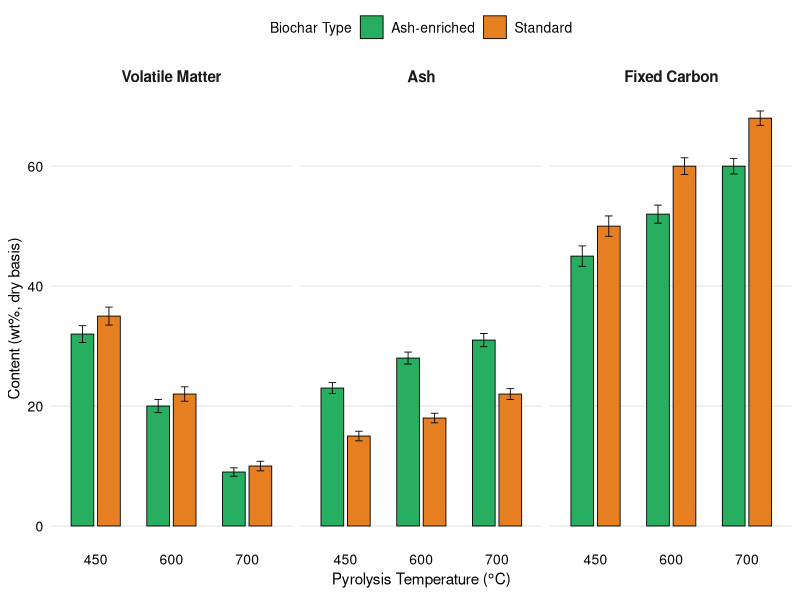
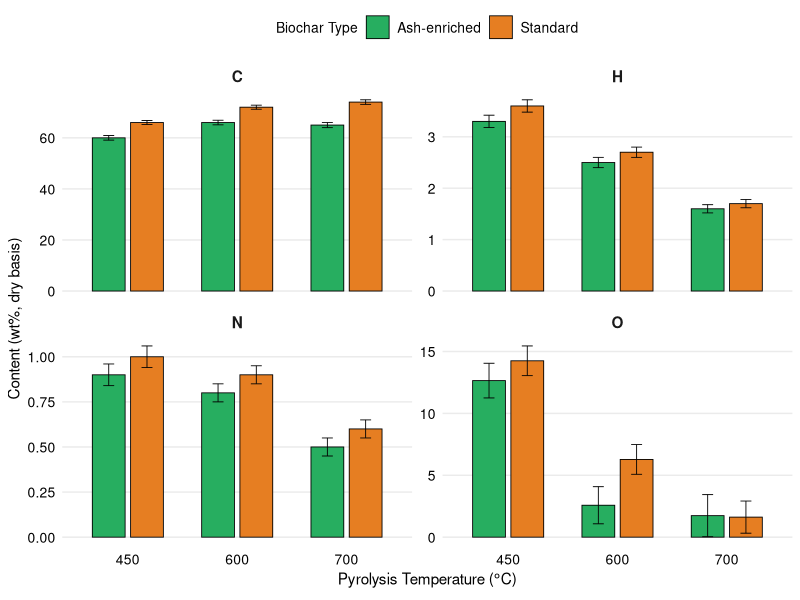
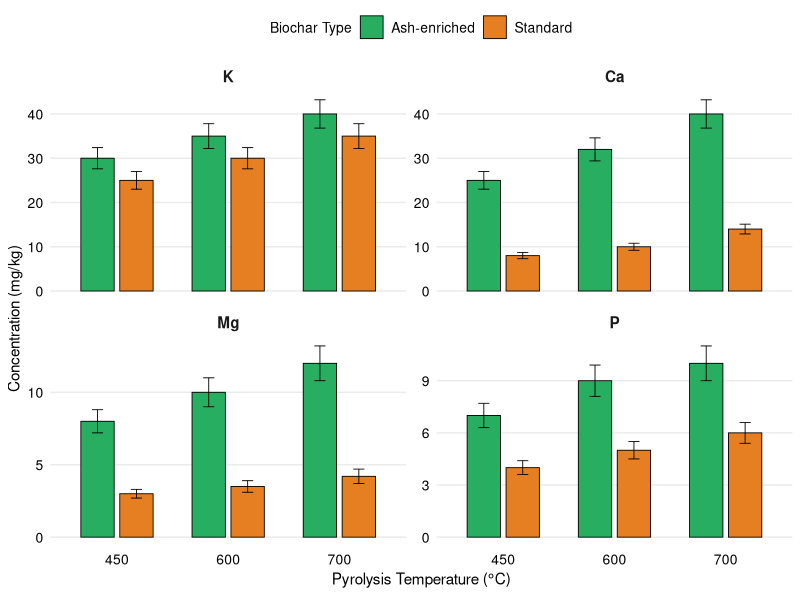
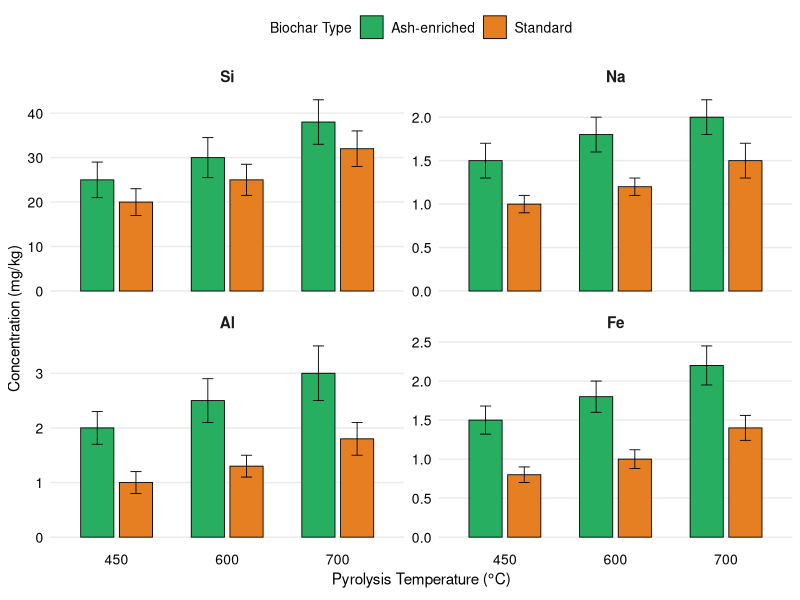
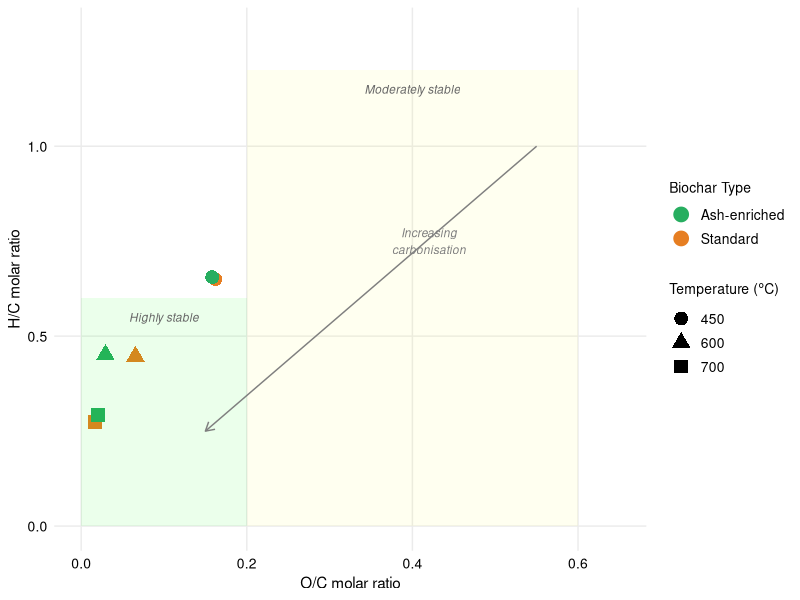

Source code (R) for these figures, in order:
#Biochar Characteristion Figures

library(ggplot2)
library(dplyr)
library(tidyr)

#CHARACTERISATION DATA
#Proximate Analysis
proximate <- data.frame(
  Temperature = rep(c("450", "600", "700"), each = 2),
  Biochar_Type = rep(c("Standard", "Ash-enriched"), 3),
  VM      = c(35.0, 32.0, 22.0, 20.0, 10.0, 9.0),
  VM_sd   = c(1.5, 1.4, 1.2, 1.1, 0.8, 0.7),
  Ash     = c(15.0, 23.0, 18.0, 28.0, 22.0, 31.0),
  Ash_sd  = c(0.8, 0.9, 0.8, 1.0, 0.9, 1.1),
  FC      = c(50.0, 45.0, 60.0, 52.0, 68.0, 60.0),
  FC_sd   = c(1.7, 1.7, 1.4, 1.5, 1.2, 1.3)
)

proximate$Temperature <- factor(proximate$Temperature,
                                levels = c("450", "600", "700"))


#Elemental Analysis
elemental <- data.frame(
  Temperature = rep(c("450", "600", "700"), each = 2),
  Biochar_Type = rep(c("Standard", "Ash-enriched"), 3),
  C       = c(66.0, 60.0, 72.0, 66.0, 74.0, 65.0),
  C_sd    = c(0.8, 0.9, 0.8, 0.9, 0.9, 1.0),
  H       = c(3.60, 3.30, 2.70, 2.50, 1.70, 1.60),
  H_sd    = c(0.12, 0.12, 0.10, 0.10, 0.08, 0.08),
  N       = c(1.00, 0.90, 0.90, 0.80, 0.60, 0.50),
  N_sd    = c(0.06, 0.06, 0.05, 0.05, 0.05, 0.05),
  O       = c(14.25, 12.65, 6.28, 2.58, 1.62, 1.74),
  O_sd    = c(1.2, 1.4, 1.2, 1.5, 1.3, 1.7)
)

elemental$Temperature <- factor(elemental$Temperature,
                                levels = c("450", "600", "700"))
biochar_colours <- c("Standard" = "#E67E22",        # orange
                     "Ash-enriched" = "#27AE60")     # green
dissertation_theme <- theme_minimal() +
  theme(
    text = element_text(size = 11),
    axis.title = element_text(size = 11),
    axis.text = element_text(size = 10, colour = "black"),
    legend.title = element_text(size = 10),
    legend.text = element_text(size = 10),
    legend.position = "top",
    panel.grid.major.x = element_blank(),
    panel.grid.minor = element_blank(),
    strip.text = element_text(size = 11, face = "bold")
  )

#FIGURE 1: PROXIMATE ANALYSIS GROUPED BAR CHART

prox_long <- proximate %>%
  pivot_longer(
    cols = c(VM, Ash, FC),
    names_to = "Component",
    values_to = "Value"
  )
#atching SD values
prox_sd <- proximate %>%
  pivot_longer(
    cols = c(VM_sd, Ash_sd, FC_sd),
    names_to = "Component_sd",
    values_to = "SD"
  ) %>%
  mutate(Component = gsub("_sd", "", Component_sd))
# Combine
prox_plot <- prox_long %>%
  left_join(
    prox_sd %>% select(Temperature, Biochar_Type, Component, SD),
    by = c("Temperature", "Biochar_Type", "Component")
  )

# Set component order
prox_plot$Component <- factor(prox_plot$Component,
                              levels = c("VM", "Ash", "FC"),
                              labels = c("Volatile Matter", "Ash", "Fixed Carbon"))

# Create the plot
fig1 <- ggplot(prox_plot, aes(x = Temperature, y = Value,
                              fill = Biochar_Type)) +
  geom_bar(stat = "identity", position = position_dodge(0.7),
           width = 0.6, colour = "black", linewidth = 0.3) +
  geom_errorbar(aes(ymin = Value - SD, ymax = Value + SD),
                position = position_dodge(0.7), width = 0.2, linewidth = 0.3) +
  facet_wrap(~ Component) +
  scale_fill_manual(values = biochar_colours, name = "Biochar Type") +
  labs(
    x = expression("Pyrolysis Temperature ("*degree*"C)"),
    y = "Content (wt%, dry basis)"
  ) +
  dissertation_theme

##PRINT 

print(fig1)



#FIGURE 2: ELEMENTAL ANALYSIS GROUPED BAR CHART
elem_long <- elemental %>%
  pivot_longer(
    cols = c(C, H, N, O),
    names_to = "Element",
    values_to = "Value"
  )
elem_sd <- elemental %>%
  pivot_longer(
    cols = c(C_sd, H_sd, N_sd, O_sd),
    names_to = "Element_sd",
    values_to = "SD"
  ) %>%
  mutate(Element = gsub("_sd", "", Element_sd))

elem_plot <- elem_long %>%
  left_join(
    elem_sd %>% select(Temperature, Biochar_Type, Element, SD),
    by = c("Temperature", "Biochar_Type", "Element")
  )

elem_plot$Element <- factor(elem_plot$Element,
                            levels = c("C", "H", "N", "O"))

fig2 <- ggplot(elem_plot, aes(x = Temperature, y = Value,
                              fill = Biochar_Type)) +
  geom_bar(stat = "identity", position = position_dodge(0.7),
           width = 0.6, colour = "black", linewidth = 0.3) +
  geom_errorbar(aes(ymin = Value - SD, ymax = Value + SD),
                position = position_dodge(0.7), width = 0.2, linewidth = 0.3) +
  facet_wrap(~ Element, scales = "free_y") +
  scale_fill_manual(values = biochar_colours, name = "Biochar Type") +
  labs(
    x = expression("Pyrolysis Temperature ("*degree*"C)"),
    y = "Content (wt%, dry basis)"
  ) +
  dissertation_theme

print(fig2)



# --- 2c. ICP-OES Data
# 1 corrected to 6 
icp <- data.frame(
  Temperature = rep(c("450", "600", "700"), each = 2),
  Biochar_Type = rep(c("Standard", "Ash-enriched"), 3),
  K       = c(25.0, 30.0, 30.0, 35.0, 35.0, 40.0),
  K_sd    = c(2.0, 2.4, 2.4, 2.8, 2.8, 3.2),
  Ca      = c(8.0, 25.0, 10.0, 32.0, 14.0, 40.0),
  Ca_sd   = c(0.7, 2.0, 0.8, 2.6, 1.1, 3.2),
  Mg      = c(3.0, 8.0, 3.5, 10.0, 4.2, 12.0),
  Mg_sd   = c(0.3, 0.8, 0.4, 1.0, 0.5, 1.2),
  P       = c(4.0, 7.0, 5.0, 9.0, 6.0, 10.0),
  P_sd    = c(0.4, 0.7, 0.5, 0.9, 0.6, 1.0)
)

icp$Temperature <- factor(icp$Temperature,
                          levels = c("450", "600", "700"))
icp_long <- icp %>%
  pivot_longer(
    cols = c(K, Ca, Mg, P),
    names_to = "Element",
    values_to = "Value"
  )
icp_sd_long <- icp %>%
  pivot_longer(
    cols = c(K_sd, Ca_sd, Mg_sd, P_sd),
    names_to = "Element_sd",
    values_to = "SD"
  ) %>%
  mutate(Element = gsub("_sd", "", Element_sd))

icp_plot <- icp_long %>%
  left_join(
    icp_sd_long %>% select(Temperature, Biochar_Type, Element, SD),
    by = c("Temperature", "Biochar_Type", "Element")
  )

icp_plot$Element <- factor(icp_plot$Element,
                           levels = c("K", "Ca", "Mg", "P"))

fig3 <- ggplot(icp_plot, aes(x = Temperature, y = Value,
                             fill = Biochar_Type)) +
  geom_bar(stat = "identity", position = position_dodge(0.7),
           width = 0.6, colour = "black", linewidth = 0.3) +
  geom_errorbar(aes(ymin = Value - SD, ymax = Value + SD),
                position = position_dodge(0.7), width = 0.2, linewidth = 0.3) +
  facet_wrap(~ Element, scales = "free_y") +
  scale_fill_manual(values = biochar_colours, name = "Biochar Type") +
  labs(
    x = expression("Pyrolysis Temperature ("*degree*"C)"),
    y = "Concentration (mg/kg)"
  ) +
  dissertation_theme

print(fig3)

#FIGURE: ICP-OES — Na, Si, Al, Fe 



# Reuse your colour scheme and theme
biochar_colours <- c("Standard" = "#E67E22",
                     "Ash-enriched" = "#27AE60")

dissertation_theme <- theme_minimal() +
  theme(
    text = element_text(size = 11),
    axis.title = element_text(size = 11),
    axis.text = element_text(size = 10, colour = "black"),
    legend.title = element_text(size = 10),
    legend.text = element_text(size = 10),
    legend.position = "top",
    panel.grid.major.x = element_blank(),
    panel.grid.minor = element_blank(),
    strip.text = element_text(size = 11, face = "bold")
  )

icp_other <- data.frame(
  Temperature  = rep(c("450", "600", "700"), each = 2),
  Biochar_Type = rep(c("Standard", "Ash-enriched"), 3),
  Na      = c(1.0, 1.5, 1.2, 1.8, 1.5, 2.0),
  Na_sd   = c(0.1, 0.2, 0.1, 0.2, 0.2, 0.2),
  Si      = c(20.0, 25.0, 25.0, 30.0, 32.0, 38.0),
  Si_sd   = c(3.0, 4.0, 3.5, 4.5, 4.0, 5.0),
  Al      = c(1.0, 2.0, 1.3, 2.5, 1.8, 3.0),
  Al_sd   = c(0.2, 0.3, 0.2, 0.4, 0.3, 0.5),
  Fe      = c(0.80, 1.50, 1.00, 1.80, 1.40, 2.20),
  Fe_sd   = c(0.10, 0.18, 0.12, 0.20, 0.16, 0.25)
)

icp_other$Temperature <- factor(icp_other$Temperature,
                                levels = c("450", "600", "700"))

# Pivot values to long format
icp_other_long <- icp_other %>%
  pivot_longer(
    cols = c(Na, Si, Al, Fe),
    names_to = "Element",
    values_to = "Value"
  )


icp_other_sd <- icp_other %>%
  pivot_longer(
    cols = c(Na_sd, Si_sd, Al_sd, Fe_sd),
    names_to = "Element_sd",
    values_to = "SD"
  ) %>%
  mutate(Element = gsub("_sd", "", Element_sd))

# Join values and SDs
icp_other_plot <- icp_other_long %>%
  left_join(
    icp_other_sd %>% select(Temperature, Biochar_Type, Element, SD),
    by = c("Temperature", "Biochar_Type", "Element")
  )

# Set element order
icp_other_plot$Element <- factor(icp_other_plot$Element,
                                 levels = c("Si", "Na", "Al", "Fe"))

# Plot
fig_icp_other <- ggplot(icp_other_plot,
                        aes(x = Temperature, y = Value,
                            fill = Biochar_Type)) +
  geom_bar(stat = "identity", position = position_dodge(0.7),
           width = 0.6, colour = "black", linewidth = 0.3) +
  geom_errorbar(aes(ymin = Value - SD, ymax = Value + SD),
                position = position_dodge(0.7), width = 0.2,
                linewidth = 0.3) +
  facet_wrap(~ Element, scales = "free_y") +
  scale_fill_manual(values = biochar_colours, name = "Biochar Type") +
  labs(
    x = expression("Pyrolysis Temperature ("*degree*"C)"),
    y = "Concentration (mg/kg)"
  ) +
  dissertation_theme

print(fig_icp_other)




#ELEMENTAL DATA AND CALCULATE RATIOS
# Atomic masses
mass_C <- 12.011
mass_H <- 1.008
mass_O <- 15.999

# elemental analysis data (wt%, dry basis)
ratios <- data.frame(
  Temperature  = c("450", "600", "700", "450", "600", "700"),
  Biochar_Type = c("Standard", "Standard", "Standard",
                   "Ash-enriched", "Ash-enriched", "Ash-enriched"),
  C_wt = c(66.0, 72.0, 74.0, 60.0, 66.0, 65.0),
  H_wt = c(3.60, 2.70, 1.70, 3.30, 2.50, 1.60),
  O_wt = c(14.25, 6.28, 1.62, 12.65, 2.58, 1.74)
)
#wt% to moles
# Divide each elements wt% by its atomic mass
#number of moles per 100g of biochar
ratios$C_mol <- ratios$C_wt / mass_C
ratios$H_mol <- ratios$H_wt / mass_H
ratios$O_mol <- ratios$O_wt / mass_O

#molar ratios
ratios$HC_ratio <- ratios$H_mol / ratios$C_mol
ratios$OC_ratio <- ratios$O_mol / ratios$C_mol

#results
ratios %>%
  select(Temperature, Biochar_Type, HC_ratio, OC_ratio) %>%
  mutate(
    HC_ratio = round(HC_ratio, 3),
    OC_ratio = round(OC_ratio, 3)
  )

#H/C decreasing with temperature (less hydrogen = more aromatic)
#O/C decreasing with temperature (less oxygen = fewer functional groups)
#Ash-enriched biochars may have slightly different ratios due to
#lower C content (diluted by ash)


# PART 3: VAN KREVELEN DIAGRAM

# The position on the diagram tells the degree of carbonisation.
# elemental analysis — it show biochar chemistry.

# Set up colours (matching your other figures)
biochar_colours <- c("Standard" = "#E67E22",        # orange
                     "Ash-enriched" = "#27AE60")     # green

#Set up shapes
temp_shapes <- c("450" = 16,    # filled circle
                 "600" = 17,    # filled triangle
                 "700" = 15)    # filled square

ratios$Temperature <- factor(ratios$Temperature,
                             levels = c("450", "600", "700"))

fig_vk <- ggplot(ratios, aes(x = OC_ratio, y = HC_ratio,
                             colour = Biochar_Type,
                             shape = Temperature)) +
  geom_point(size = 4, stroke = 1) +
  scale_colour_manual(values = biochar_colours, name = "Biochar Type") +
  scale_shape_manual(values = temp_shapes,
                     name = expression("Temperature ("*degree*"C)")) +
  
  # Add reference zones (commonly shown on Van Krevelen diagrams)
  # These indicate the stability thresholds from Spokas (2010)
  annotate("rect", xmin = 0, xmax = 0.2, ymin = 0, ymax = 0.6,
           fill = "green", alpha = 0.08) +
  annotate("text", x = 0.10, y = 0.55, label = "Highly stable",
           size = 3, colour = "grey40", fontface = "italic") +
  
  annotate("rect", xmin = 0.2, xmax = 0.6, ymin = 0, ymax = 1.2,
           fill = "yellow", alpha = 0.06) +
  annotate("text", x = 0.40, y = 1.15, label = "Moderately stable",
           size = 3, colour = "grey40", fontface = "italic") +
  
  # Add an arrow showing the direction of increasing carbonisation
  annotate("segment", x = 0.55, y = 1.0, xend = 0.15, yend = 0.25,
           arrow = arrow(length = unit(0.25, "cm")),
           colour = "grey50", linewidth = 0.5) +
  annotate("text", x = 0.42, y = 0.75,
           label = "Increasing\ncarbonisation", size = 3,
           colour = "grey50", fontface = "italic") +
  
  labs(
    x = "O/C molar ratio",
    y = "H/C molar ratio"
  ) +
  theme_minimal() +
  theme(
    text = element_text(size = 11),
    axis.title = element_text(size = 11),
    axis.text = element_text(size = 10, colour = "black"),
    legend.title = element_text(size = 10),
    legend.text = element_text(size = 10),
    legend.position = "right",
    panel.grid.minor = element_blank()
  ) +
  # Set axis limits to give some breathing room
  xlim(0, 0.65) +
  ylim(0, 1.3)

print(fig_vk)
